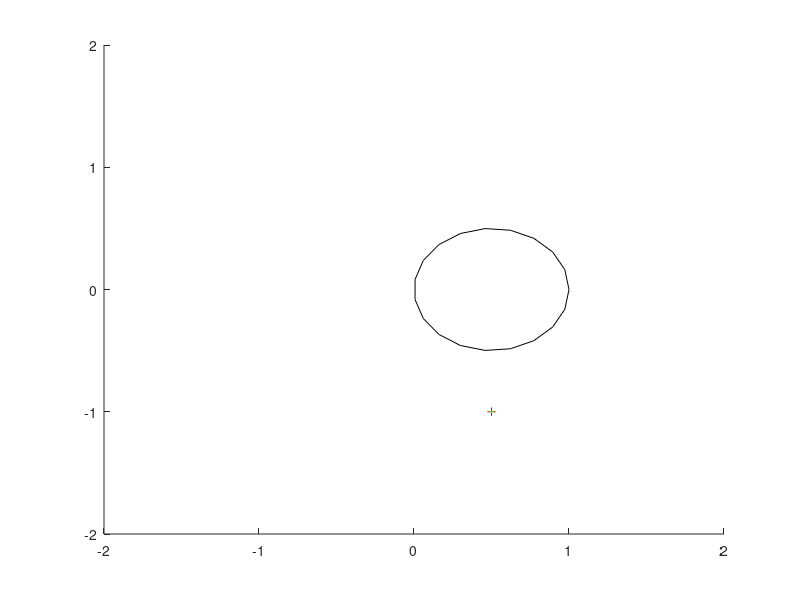

MATLAB code to generate this figure: (Note: this script raises an error after producing the figure.)
% Parameters
h = 0.02;
mu = 0.3;
m = 0.2;
r = 0.5;
m_p = 1;
params = struct('h', h, 'mu', mu, 'm', m, 'r', r, 'm_p', m_p);

% Disk
angles = linspace(0, 2*pi, 20);
xs = r*cos(angles);
ys = r*sin(angles);

% Initial pose
x = [0; 0.5; -1; 0; 0; 0];
ax = axes(); hold on;
disk = plot(xs + r*cos(x(1)), ys + r*sin(x(1)), 'k');
targ = plot(x(2), x(3), '+r');
pt = plot(x(2), x(3), 'g.');
axis([-2 2 -2 2])

% PD control
kp = 100;
kd = 20;
err_last = 0;
umax = 10;

% Wait for user to select target
cursor = ax.CurrentPoint(1,1:2);
while (cursor == ax.CurrentPoint(1,1:2))
    pause(0.1)
end

while (true)
    cursor = ax.CurrentPoint(1,1:2);
    
    % PD control
    err = x(2:3) - cursor(:);
    u = -kp*err - kd*(err - err_last)/h;
    u = max(min(u, umax), -umax);
    err_last = err;
    
    % Dynamics
    x = forward_lcp(params, x, u);
    
    % Plotting
    disk.XData = xs + r*cos(x(1));
    disk.YData = ys + r*sin(x(1));
    targ.XData = cursor(1);
    targ.YData = cursor(2);
    pt.XData = x(2);
    pt.YData = x(3);
    axis([-2 2 -2 2])
    
    pause(h)
end
